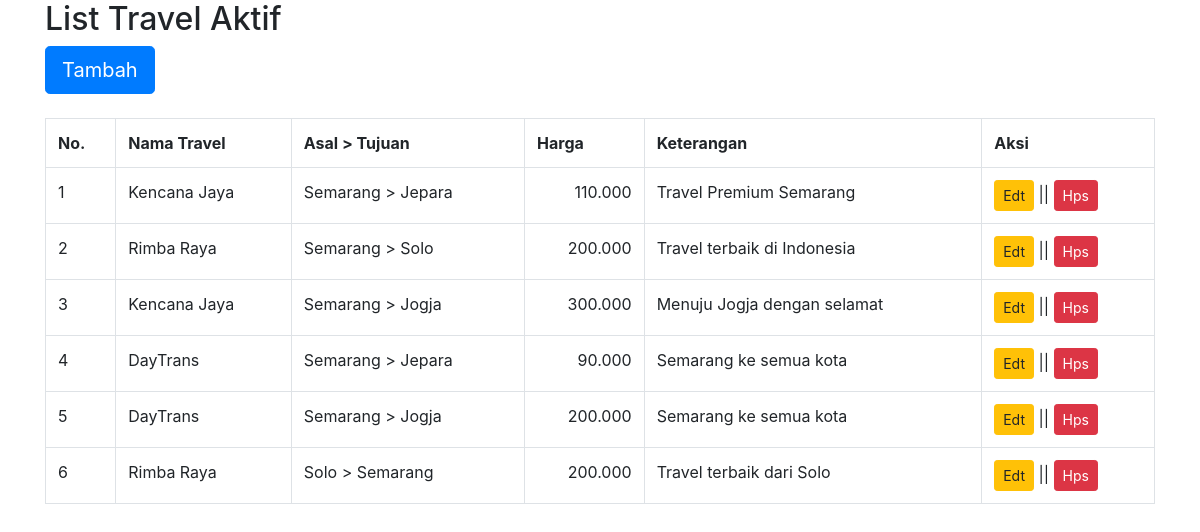
The page / on the database its author committed.
### tables this page shows
CREATE TABLE `travel` (
  `id` int(11) NOT NULL AUTO_INCREMENT,
  `nama_travel` varchar(100) DEFAULT NULL,
  `keterangan` text DEFAULT NULL,
  `asal` varchar(100) DEFAULT NULL,
  `tujuan` varchar(100) DEFAULT NULL,
  `harga` int(11) DEFAULT 0,
  PRIMARY KEY (`id`)
);

### index.php (the view, shortened to what this page needs)
<!DOCTYPE html>
<html lang="en">
<head>
    <link rel="stylesheet" href="https://cdn.jsdelivr.net/npm/bootstrap@4.3.1/dist/css/bootstrap.min.css">
</head>
<body>
    <div class="container">
        <h2>List Travel Aktif</h2>
        <a href="tambah_travel.php" class="btn btn-primary btn-lg">Tambah</a>
        <br><br>
        <table class="table table-bordered">
            <tr>
                <th>No.</th>
                <th>Nama Travel</th>
                <th>Asal > Tujuan</th>
                <th>Harga</th>
                <th>Keterangan</th>
                <th>Aksi</th>
            </tr>
            <?php
            require "db_conn.php";
            $sql = 'select * from travel where 1';
            $stmt = $conn->prepare($sql);
            $stmt->execute();
            $no = 0;
            while ($data = $stmt->fetch()) {
                $no++;
            ?>
                <tr>
                    <td><?= $no ?></td>
                    <td><?= $data['nama_travel'] ?></td>
                    <td><?= $data['asal'] ?> > <?= $data['tujuan'] ?></td>
                    <td style="text-align: right;"><?= number_format($data['harga'], 0, ',', '.') ?></td>
                    <td><?= $data['keterangan'] ?></td>
                    <td>
                        <form action="aksi_travel.php" method="post" onsubmit="return confirm('Apakah yakin akan menghapus data?')">
                            <a href="edit_travel.php?id=<?= $data['id'] ?>" class="btn btn-warning btn-sm">Edt</a> ||
                            <input type="submit" name="aksi" value="Hps" class="btn btn-danger btn-sm">
                        </form>
                    </td>
                </tr>
            <?php } ?>
        </table>
    </div>
</body>
</html>

### rows shown on the page
travel: nama_travel "Kencana Jaya", asal "Semarang", tujuan "Jepara", harga "110.000", keterangan "Travel Premium Semarang"
travel: nama_travel "Rimba Raya", asal "Semarang", tujuan "Solo", harga "200.000", keterangan "Travel terbaik di Indonesia"
travel: nama_travel "Kencana Jaya", asal "Semarang", tujuan "Jogja", harga "300.000", keterangan "Menuju Jogja dengan selamat"
travel: nama_travel "DayTrans", asal "Semarang", tujuan "Jepara", harga "90.000", keterangan "Semarang ke semua kota"
travel: nama_travel "DayTrans", asal "Semarang", tujuan "Jogja", harga "200.000", keterangan "Semarang ke semua kota"
travel: nama_travel "Rimba Raya", asal "Solo", tujuan "Semarang", harga "200.000", keterangan "Travel terbaik dari Solo"
